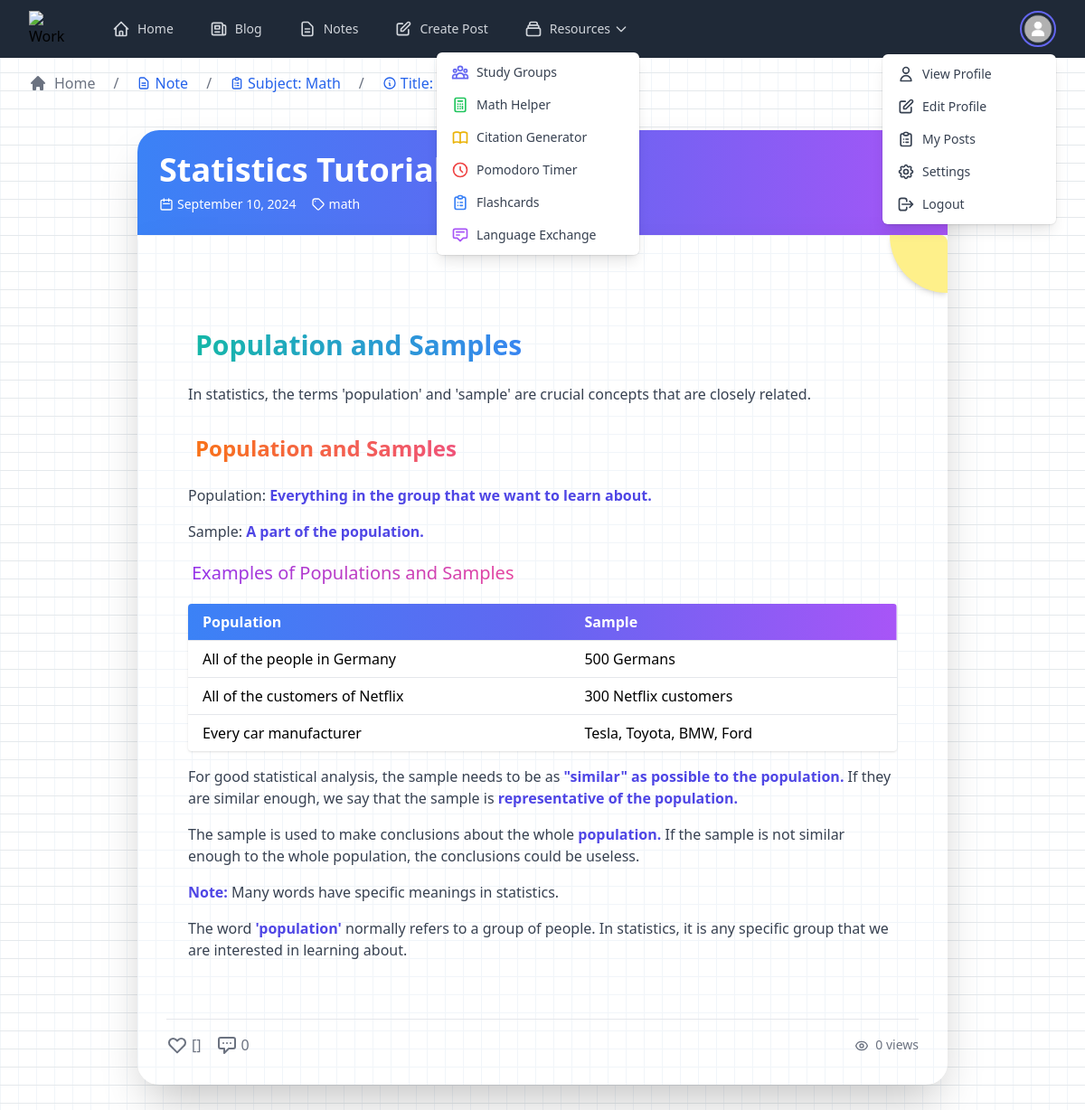
/note/2 (signed in), run on the app's committed database.
### models/notes.py (models this page shows, shortened)
class Note(db.Model):
    id = db.Column(db.Integer, primary_key=True)
    title = db.Column(db.String(100), nullable=False)
    summary = db.Column(db.Text, nullable=False)
    content = db.Column(db.Text, nullable=False)
    date_posted = db.Column(
        db.DateTime, nullable=False, default=datetime.now(timezone.utc)
    )
    subject = db.Column(db.String(50), nullable=False)
    user_id = db.Column(db.Integer, db.ForeignKey("user.id"), nullable=False)
    ratings = db.Column(db.Text, default="[]")
    likes = db.relationship(
        "User", secondary=note_likes, backref=db.backref("notes_liked", lazy="dynamic")
    )
    dislikes = db.Column(db.Integer, default=0)
    image_file = db.Column(db.String(20), nullable=True)
    comments = db.relationship("Comment", backref="note", lazy="dynamic")
    tags = db.relationship(
        "Tag", secondary=note_tags, backref=db.backref("notes", lazy="dynamic")
    )
    bookmarks = db.relationship(
        "User",
        secondary=note_bookmarks,
        backref=db.backref("bookmarked_notes", lazy="dynamic"),
    )
    users_who_saved = db.relationship(
        "User", secondary=saved_notes, backref=db.backref("notes_saved", lazy="dynamic")
    )
    views = db.Column(db.Integer, default=0)
    @property
    def ratings_list(self):
        return json.loads(self.ratings)

### routes/main.py (the view)
@main.route('/note/<int:note_id>')
def view_note(note_id):
    note = Note.query.get_or_404(note_id)
    return render_template('view_note.html', note=note)

### models/user.py (called while the page is built)
@login_manager.user_loader
def load_user(user_id):
    return User.query.get(int(user_id))

### templates/view_note.html (shortened to what this page needs)
{% extends "base.html" %}
{% block breadcrumbs %}
{{ super() }}
<span class="mx-5 text-gray-500 dark:text-gray-500">/</span>
<span class="text-blue-600 dark:text-blue-400 flex items-center">
    <svg class="w-4 h-4 mr-1" fill="none" stroke="currentColor" viewBox="0 0 24 24" xmlns="http://www.w3.org/2000/svg">
        <path stroke-linecap="round" stroke-linejoin="round" stroke-width="2"
            d="M9 12h6m-6 4h6m2 5H7a2 2 0 01-2-2V5a2 2 0 012-2h5.586a1 1 0 01.707.293l5.414 5.414a1 1 0 01.293.707V19a2 2 0 01-2 2z">
        </path>
    </svg>
    Note
</span>
<span class="mx-5 text-gray-500 dark:text-gray-500">/</span>
<span class="text-blue-600 dark:text-blue-400 flex items-center">
    Subject: {{ note.subject.title() }}
</span>
<span class="mx-5 text-gray-500 dark:text-gray-500">/</span>
<span class="text-blue-600 dark:text-blue-400 flex items-center">
    <svg class="w-4 h-4 mr-1" fill="none" stroke="currentColor" viewBox="0 0 24 24" xmlns="http://www.w3.org/2000/svg">
        <path stroke-linecap="round" stroke-linejoin="round" stroke-width="2"
            d="M13 16h-1v-4h-1m1-4h.01M21 12a9 9 0 11-18 0 9 9 0 0118 0z"></path>
    </svg>
    Title: {{ note.title[:10] }}{% if note.title|length > 10 %}...{% endif %}
</span>
{% endblock %}
{% block content %}
<div class="min-h-screen py-12 px-4 sm:px-6 lg:px-8">
    <div class="max-w-4xl mx-auto">
        <div class="bg-white shadow-2xl rounded-3xl overflow-hidden">
            <div class="bg-gradient-to-r from-blue-500 via-indigo-500 to-purple-500 p-6 text-white">
                <h1 class="text-4xl font-extrabold mb-2">{{ note.title }}</h1>
                <div class="flex items-center text-sm">
                    <span class="mr-4 flex items-center">
                        <svg class="w-4 h-4 mr-1" fill="none" stroke="currentColor" viewBox="0 0 24 24" xmlns="http://www.w3.org/2000/svg">
                            <path stroke-linecap="round" stroke-linejoin="round" stroke-width="2" d="M8 7V3m8 4V3m-9 8h10M5 21h14a2 2 0 002-2V7a2 2 0 00-2-2H5a2 2 0 00-2 2v12a2 2 0 002 2z"></path>
                        </svg>
                        {{ note.date_posted.strftime('%B %d, %Y') }}
                    </span>
                    <span class="flex items-center">
                        {{ note.subject }}
                    </span>
                </div>
            </div>
            <div class="bg-white shadow-2xl rounded-lg p-8 space-y-6 relative overflow-hidden" style="background-image: linear-gradient(#f1f5f9 1px, transparent 1px), linear-gradient(90deg, #f1f5f9 1px, transparent 1px); background-size: 20px 20px;">
                <div class="absolute top-0 right-0 h-16 w-16 bg-yellow-200 rounded-bl-full shadow-md"></div>
                <div class="prose max-w-none" id="filteredContent">
                    {{ note.content|safe }}
                </div>
                <div class="flex items-center justify-between mt-8 pt-4 border-t border-gray-200">
                    <div class="flex items-center space-x-4">
                        <button id="likeButton" class="flex items-center text-gray-500 hover:text-red-500 transition-colors duration-300">
                            <span id="likeCount">{{ note.likes }}</span>
                        </button>
                        <button id="commentButton" class="flex items-center text-gray-500 hover:text-blue-500 transition-colors duration-300">
                            <svg class="w-6 h-6 mr-1" fill="none" stroke="currentColor" viewBox="0 0 24 24" xmlns="http://www.w3.org/2000/svg">
                                <path stroke-linecap="round" stroke-linejoin="round" stroke-width="2" d="M8 10h.01M12 10h.01M16 10h.01M9 16H5a2 2 0 01-2-2V6a2 2 0 012-2h14a2 2 0 012 2v8a2 2 0 01-2 2h-5l-5 5v-5z"></path>
                            </svg>
                            <span id="commentCount">{{ note.comments.count() }}</span>
                        </button>
                    </div>
                    <div class="text-sm text-gray-500">
                        <span>
                            {{ note.views }} views
                        </span>
                    </div>
                </div>
            </div>
        </div>
    </div>
</div>
<link rel="stylesheet" href="https://cdnjs.cloudflare.com/ajax/libs/highlight.js/11.5.1/styles/atom-one-dark.min.css">
{% endblock %}

### templates/view_note.html (style rules this page uses)
.prose h1 { @apply text-3xl font-bold text-indigo-900 mt-8 mb-4; }
.prose h2 { @apply text-2xl font-bold text-indigo-800 mt-8 mb-4 pb-2 border-b-2 border-indigo-200; }
.prose h3 { @apply text-xl font-semibold text-gray-700 mt-6 mb-3 pb-1 border-b border-gray-300; }
.prose p { @apply mb-4 leading-relaxed text-gray-700; }

### data on the page
Note: subject "Math", title "Statistics Tutorial", date_posted "September 10, 2024", subject "math", content "In statistics, the terms 'population' and 'sample' are crucial concepts that are closely related. Population: Everything in the group that we want to learn about. Sample: A part of the population. Population Sample All of the people in Germany 500 Germans All of the customers of Netflix 300 Netflix customers Every car manufacturer Tesla, Toyota, BMW, Ford For good statistical analysis, the sample needs to be as \"similar\" as possible to the population. If they are similar enough, we say that the sample is representative of the population. The sample is used to make conclusions about the whole population. If the sample is not similar enough to the whole population, the conclusions could be…", views "0"

### other printed values
{{ note.likes }} "[]"
{{ note.comments.count() }} "0"
